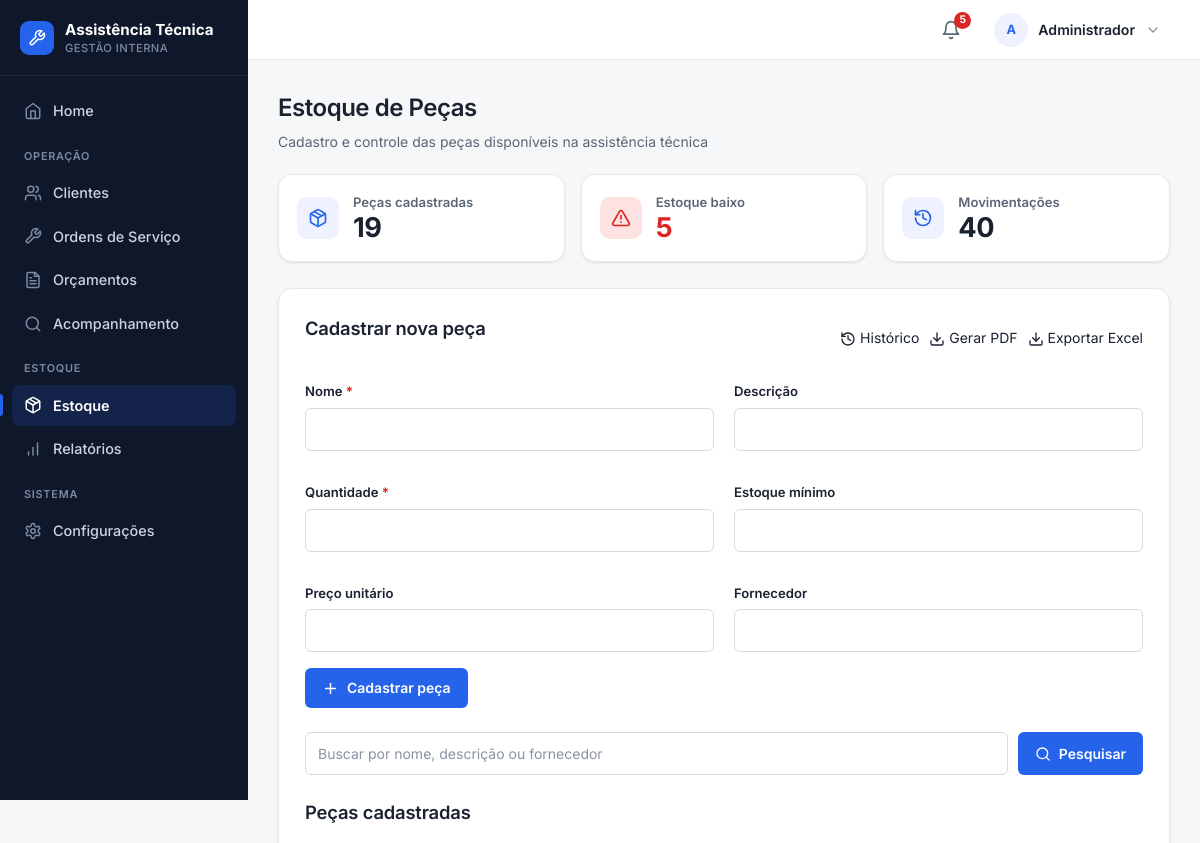
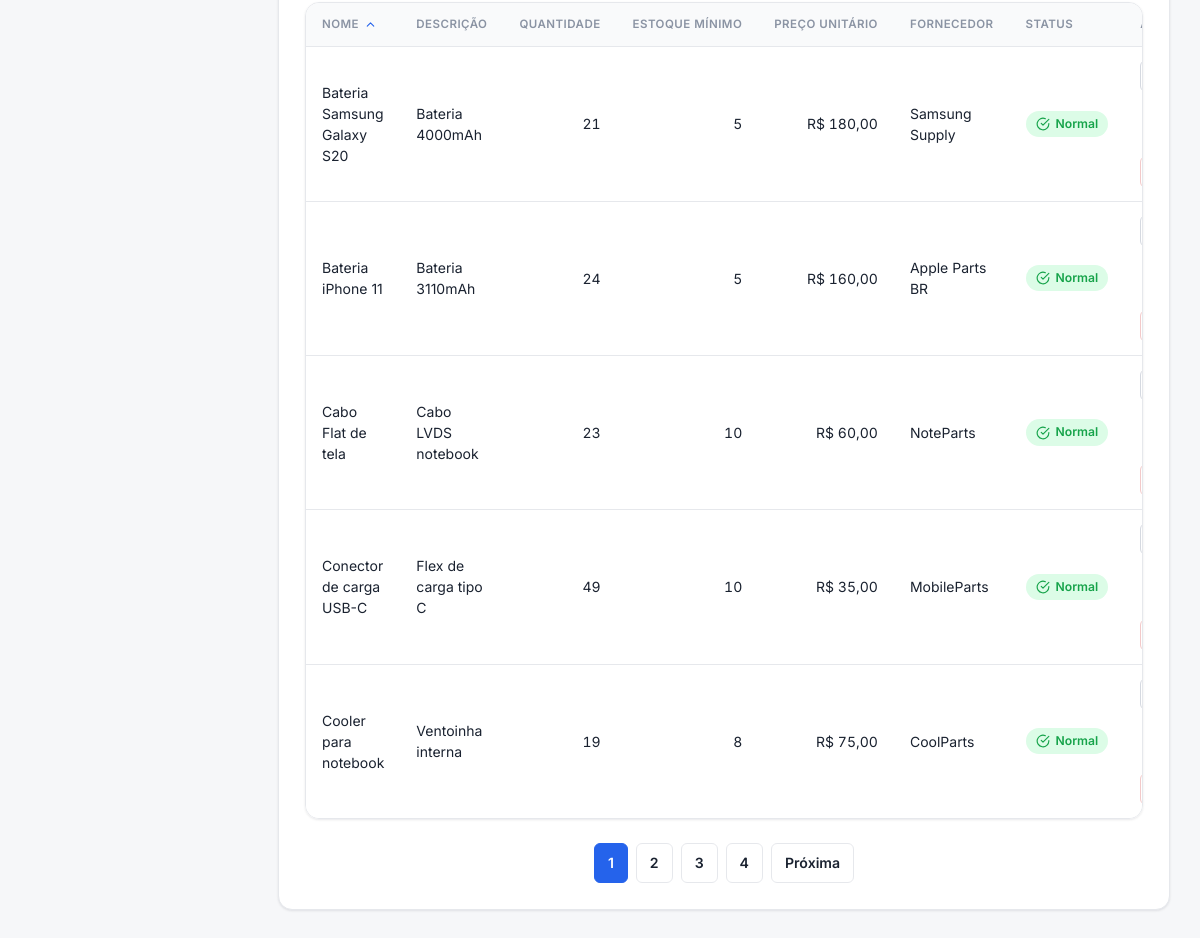
/estoque (signed in), run on the app's committed database (2 pictures, top to bottom).
### tables this page shows
CREATE TABLE pecas (
    id INTEGER PRIMARY KEY AUTOINCREMENT,
    nome TEXT NOT NULL,
    descricao TEXT,
    quantidade INTEGER NOT NULL DEFAULT 0,
    estoque_minimo INTEGER DEFAULT 1,
    preco_unitario REAL DEFAULT 0,
    fornecedor TEXT
, data_cadastro TEXT);

### routes/estoque.py (the view)
@estoque_bp.route('/estoque')
def listar_estoque():
    db = conectar()
    busca = request.args.get('busca', '')
    pagina = request.args.get('pagina', 1, type=int)
    por_pagina = 5
    if pagina < 1:
        pagina = 1
    colunas_ordenaveis = {
        'nome': 'nome',
        'quantidade': 'quantidade',
        'estoque_minimo': 'estoque_minimo',
        'preco_unitario': 'preco_unitario',
        'fornecedor': 'fornecedor',
    }
    ordenar = request.args.get('ordenar', 'nome')
    if ordenar not in colunas_ordenaveis:
        ordenar = 'nome'
    direcao = 'desc' if request.args.get('dir') == 'desc' else 'asc'
    coluna_sql = colunas_ordenaveis[ordenar]
    direcao_sql = 'DESC' if direcao == 'desc' else 'ASC'
    termo_busca = f'%{busca}%'
    parametros_busca = (termo_busca,) * 3
    total_filtrado = db.execute("""
        SELECT COUNT(*) AS total
        FROM pecas
        WHERE nome LIKE ?
           OR descricao LIKE ?
           OR fornecedor LIKE ?
    """, parametros_busca).fetchone()['total']
    total_paginas = max(1, (total_filtrado + por_pagina - 1) // por_pagina)
    if pagina > total_paginas:
        pagina = total_paginas
    offset = (pagina - 1) * por_pagina
    pecas = db.execute(f"""
        SELECT *
        FROM pecas
        WHERE nome LIKE ?
           OR descricao LIKE ?
           OR fornecedor LIKE ?
        ORDER BY {coluna_sql} {direcao_sql}
        LIMIT ? OFFSET ?
    """, parametros_busca + (por_pagina, offset)).fetchall()
    total_pecas = db.execute(
        "SELECT COUNT(*) AS total FROM pecas"
    ).fetchone()['total']
    estoque_baixo = db.execute(
        "SELECT COUNT(*) AS total FROM pecas WHERE quantidade <= estoque_minimo"
    ).fetchone()['total']
    total_movimentacoes = db.execute(
        "SELECT COUNT(*) AS total FROM movimentacoes_estoque"
    ).fetchone()['total']
    db.close()
    return render_template(
        'estoque.html',
        pecas=pecas,
        busca=busca,
        ordenar=ordenar,
        direcao=direcao,
        pagina=pagina,
        total_paginas=total_paginas,
        total_pecas=total_pecas,
        estoque_baixo=estoque_baixo,
        total_movimentacoes=total_movimentacoes
    )

### app.py (called while the page is built)
@app.template_filter("moeda")
def formatar_moeda(valor):
    try:
        numero = float(valor or 0)
    except (TypeError, ValueError):
        numero = 0.0
    formatado = f"{numero:,.2f}".replace(",", "X").replace(".", ",").replace("X", ".")
    return f"R$ {formatado}"

@app.context_processor
def injetar_alertas_estoque():
    if "funcionario_id" not in session:
        return {"alerta_estoque_baixo": 0}
    conexao = conectar()
    total = conexao.execute(
        "SELECT COUNT(*) FROM pecas WHERE quantidade <= estoque_minimo"
    ).fetchone()[0]
    conexao.close()
    return {"alerta_estoque_baixo": total}

def tem_permissao(perfil, *perfis):
    return perfil in perfis

@app.context_processor
def injetar_permissoes():
    perfil = session.get("funcionario_perfil")
    return {
        "perfil_atual": perfil,
        "pode": lambda *perfis: tem_permissao(perfil, *perfis),
    }

@app.before_request
def proteger_rotas():
    rotas_livres = (
        "/login",
        "/acompanhamento",
        "/static",
    )
    if request.path.startswith(rotas_livres):
        return None
    if request.path == "/funcionarios/cadastrar" and _sem_funcionarios():
        return None
    if "funcionario_id" not in session:
        return redirect("/login")
    perfil_atual = session.get("funcionario_perfil")
    if perfil_atual not in TODOS:
        session.clear()
        flash("Perfil de acesso invalido. Faca login com uma conta da equipe.", "erro")
        return redirect("/login")
    permitido = PERMISSOES.get(request.endpoint)
    if permitido is not None and perfil_atual not in permitido:
        flash("Você não tem permissão para acessar esta área.", "erro")
        return redirect("/")
    return None

### database.py (called while the page is built)
def _coluna_existe(conexao, tabela, coluna):
    colunas = conexao.execute(f"PRAGMA table_info({tabela})").fetchall()
    return any(item["name"] == coluna for item in colunas)

def conectar():
    conexao = sqlite3.connect("database/sistema.db")
    conexao.row_factory = sqlite3.Row
    conexao.execute("PRAGMA foreign_keys = ON")
    _garantir_schema(conexao)
    return conexao

### templates/estoque.html (shortened to what this page needs)
{% extends "base.html" %}
{% import 'partials/_icons.html' as icons %}
{% block css %}
    <link rel="stylesheet" href="{{ url_for('static', filename='css/estoque.css') }}">
{% endblock %}
{% block conteudo %}
<div class="page-head">
    <h1>Estoque de Peças</h1>
    <p>Cadastro e controle das peças disponíveis na assistência técnica</p>
</div>
<div class="dashboard-cards">
    <div class="card-indicador">
        <span class="ind-icone">{{ icons.icon('package', 20) }}</span>
        <span class="ind-texto">
            <span class="ind-rotulo">Peças cadastradas</span>
            <span class="ind-valor">{{ total_pecas | default(0) }}</span>
        </span>
    </div>
    <div class="card-indicador alerta">
        <span class="ind-icone">{{ icons.icon('alert-triangle', 20) }}</span>
        <span class="ind-texto">
            <span class="ind-rotulo">Estoque baixo</span>
            <span class="ind-valor">{{ estoque_baixo | default(0) }}</span>
        </span>
    </div>
    <div class="card-indicador">
        <span class="ind-icone">{{ icons.icon('history', 20) }}</span>
        <span class="ind-texto">
            <span class="ind-rotulo">Movimentações</span>
            <span class="ind-valor">{{ total_movimentacoes | default(0) }}</span>
        </span>
    </div>
</div>
<div class="container">
    <div class="topo">
        <h2>{% if pode('admin') %}Cadastrar nova peça{% else %}Estoque de peças{% endif %}</h2>
        <div class="acoes-topo">
            <a href="/estoque/historico" class="btn--secondary">{{ icons.icon('history', 16) }} Histórico</a>
            {% if pode('admin') %}
            <a href="/estoque/relatorio/pdf?busca={{ busca|urlencode }}" class="btn--secondary">{{ icons.icon('download', 16) }} Gerar PDF</a>
            <a href="/estoque/relatorio/excel?busca={{ busca|urlencode }}" class="btn--secondary">{{ icons.icon('download', 16) }} Exportar Excel</a>
            {% endif %}
        </div>
    </div>
    {% if pode('admin') %}
    <form action="/estoque/cadastrar" method="POST">
        <div class="form-grid">
            <div class="campo">
                <label for="nome">Nome <span class="obrigatorio" title="Campo obrigatório">*</span></label>
                <input type="text" id="nome" name="nome" required>
            </div>
            <div class="campo">
                <label for="descricao">Descrição</label>
                <input type="text" id="descricao" name="descricao">
            </div>
            <div class="campo">
                <label for="quantidade">Quantidade <span class="obrigatorio" title="Campo obrigatório">*</span></label>
                <input type="number" id="quantidade" name="quantidade" min="0" required>
            </div>
            <div class="campo">
                <label for="estoque_minimo">Estoque mínimo</label>
                <input type="number" id="estoque_minimo" name="estoque_minimo" min="0">
            </div>
            <div class="campo">
                <label for="preco_unitario">Preço unitário</label>
                <input type="number" id="preco_unitario" step="0.01" min="0" name="preco_unitario">
            </div>
            <div class="campo">
                <label for="fornecedor">Fornecedor</label>
                <input type="text" id="fornecedor" name="fornecedor">
            </div>
        </div>
        <div class="form-botao">
            <button type="submit" class="btn">{{ icons.icon('plus', 17) }} Cadastrar peça</button>
        </div>
    </form>
    {% endif %}
    <div class="busca-container">
        <form action="/estoque" method="GET" class="form-busca">
            <input
                type="text"
                name="busca"
                placeholder="Buscar por nome, descrição ou fornecedor"
                value="{{ busca | default('') }}"
            >
            <button type="submit" class="btn">{{ icons.icon('search', 16) }} Pesquisar</button>
        </form>
    </div>
    <h2>Peças cadastradas</h2>
    {% macro th_ord(rotulo, col, classe='') %}
    <th class="{{ classe }}">
        <a class="th-sort" href="?busca={{ busca|urlencode }}&ordenar={{ col }}&dir={{ 'desc' if (ordenar == col and direcao == 'asc') else 'asc' }}">
            <span>{{ rotulo }}</span>
            {% if ordenar == col %}
            <span class="th-seta" style="{% if direcao == 'asc' %}transform: rotate(180deg);{% endif %}">{{ icons.icon('chevron-down', 13) }}</span>
            {% endif %}
        </a>
    </th>
    {% endmacro %}
    <div class="tabela-wrapper">
    <table>
        <thead>
            <tr>
                {{ th_ord('Nome', 'nome') }}
                <th>Descrição</th>
                {{ th_ord('Quantidade', 'quantidade', 'num') }}
                {{ th_ord('Estoque mínimo', 'estoque_minimo', 'num') }}
                {{ th_ord('Preço unitário', 'preco_unitario', 'num') }}
                {{ th_ord('Fornecedor', 'fornecedor') }}
                <th>Status</th>
                <th>Ações</th>
            </tr>
        </thead>
        <tbody>
            {% for peca in pecas | default([]) %}
            <tr class="{% if peca['quantidade'] <= peca['estoque_minimo'] %}estoque-baixo{% endif %}">
                <td>{{ peca['nome'] }}</td>
                <td>{{ peca['descricao'] }}</td>
                <td class="num">{{ peca['quantidade'] }}</td>
                <td class="num">{{ peca['estoque_minimo'] }}</td>
                <td class="num">{{ peca['preco_unitario'] | moeda }}</td>
                <td>{{ peca['fornecedor'] }}</td>
                <td>
                    {% if peca['quantidade'] <= peca['estoque_minimo'] %}
                        <span class="status-baixo">{{ icons.icon('alert-triangle', 14) }} Baixo estoque</span>
                    {% else %}
                        <span class="status-normal">{{ icons.icon('check-circle', 14) }} Normal</span>
                    {% endif %}
                </td>
                <td>
                    <div class="acoes-celula">
                        {% if pode('admin') %}
                        <a href="/estoque/editar/{{ peca['id'] }}" class="editar btn--sm">{{ icons.icon('pencil', 15) }} Editar</a>
                        <a href="/estoque/movimentar/{{ peca['id'] }}" class="btn--secondary btn--sm">{{ icons.icon('arrow-right', 15) }} Movimentar</a>
                        <form action="/estoque/excluir/{{ peca['id'] }}" method="POST" class="acoes-form">
                            <button type="submit" class="btn-danger btn--sm"
                                    onclick="return confirm('Deseja realmente excluir a peça {{ peca['nome'] }}?')">
                            </button>
                        </form>
                        {% else %}
                        <span class="ajuda">Apenas consulta</span>
                        {% endif %}
                    </div>
                </td>
            </tr>
            {% endfor %}
        </tbody>
    </table>
    </div>
    {% if (total_paginas | default(1)) > 1 %}
    {% set ordem_qs = '&ordenar=' ~ ordenar ~ '&dir=' ~ direcao %}
    <nav class="paginacao" aria-label="Paginação de peças">
        {% for numero in range(1, total_paginas + 1) %}
            <a href="?busca={{ busca|urlencode }}{{ ordem_qs }}&pagina={{ numero }}" {% if numero == pagina %}class="ativa" aria-current="page"{% endif %}>
                {{ numero }}
            </a>
        {% endfor %}
        {% if pagina < total_paginas %}
            <a href="?busca={{ busca|urlencode }}{{ ordem_qs }}&pagina={{ pagina + 1 }}">Próxima</a>
        {% endif %}
    </nav>
    {% endif %}
</div>
{% endblock %}

### static/css/layout.css (style rules this page uses)
.page-head { margin: 0 0 22px; }
.page-head h1 { margin: 0; color: var(--ink); font-size: clamp(1.25rem, 2vw, 1.6rem); font-weight: 600; letter-spacing: -0.02em; }
.page-head p { margin: 5px 0 0; color: var(--muted); }

### static/css/estoque.css (style rules this page uses)
.busca-container { margin: 20px 0; }
.form-busca { display: flex; gap: 10px; }
.form-busca input { flex: 1; }
.dashboard-cards { display: grid; grid-template-columns: repeat(auto-fit, minmax(190px, 1fr)); gap: 16px; margin-bottom: 26px; }
.card-indicador { display: flex; align-items: center; gap: 14px; background: var(--surface); border: 1px solid var(--border); border-radius: var(--r-lg); padding: 18px; box-shadow: var(--shadow-sm); }
.card-indicador .ind-icone { display: inline-flex; align-items: center; justify-content: center; width: 42px; height: 42px; flex-shrink: 0; border-radius: 10px; color: var(--primary); background: var(--primary-soft); }
.card-indicador.alerta .ind-icone { color: var(--danger); background: var(--danger-soft); }
.card-indicador .ind-texto { display: flex; flex-direction: column; }
.card-indicador .ind-rotulo { color: var(--muted); font-size: 0.82rem; font-weight: 600; }
.card-indicador .ind-valor { font-size: 1.7rem; font-weight: 700; color: var(--ink); line-height: 1.1; letter-spacing: -0.02em; }
.card-indicador.alerta .ind-valor { color: var(--danger); }
.th-sort { display: inline-flex; align-items: center; gap: 5px; color: inherit; text-decoration: none; font: inherit; }
.th-seta { display: inline-flex; color: var(--primary); }
th.num .th-sort { justify-content: flex-end; }
.paginacao { display: flex; flex-wrap: wrap; justify-content: center; gap: 8px; min-height: 40px; margin-top: 24px; }
.paginacao a { padding: 8px 13px; border: 1px solid var(--border); border-radius: var(--r-sm); color: var(--ink); background: var(--surface); text-decoration: none; font-weight: 600; font-size: 0.88rem; }
.paginacao a.ativa { color: #fff; background: var(--primary); border-color: var(--primary); }

### data on the page
pecas: nome "Bateria Samsung Galaxy S20", descricao "Bateria 4000mAh", quantidade "21", estoque_minimo "5", preco_unitario|moeda "R$ 180,00", fornecedor "Samsung Supply", {{ tamanho }} 14 (drawn)
pecas: nome "Bateria iPhone 11", descricao "Bateria 3110mAh", quantidade "24", estoque_minimo "5", preco_unitario|moeda "R$ 160,00", fornecedor "Apple Parts BR", {{ tamanho }} 14 (drawn)
pecas: nome "Cabo Flat de tela", descricao "Cabo LVDS notebook", quantidade "23", estoque_minimo "10", preco_unitario|moeda "R$ 60,00", fornecedor "NoteParts", {{ tamanho }} 14 (drawn)
pecas: nome "Conector de carga USB-C", descricao "Flex de carga tipo C", quantidade "49", estoque_minimo "10", preco_unitario|moeda "R$ 35,00", fornecedor "MobileParts", {{ tamanho }} 14 (drawn)
pecas: nome "Cooler para notebook", descricao "Ventoinha interna", quantidade "19", estoque_minimo "8", preco_unitario|moeda "R$ 75,00", fornecedor "CoolParts", {{ tamanho }} 14 (drawn)

### other printed values
{{ alerta_estoque_baixo }} "5"
{{ iniciais }} "A"
{{ nome_usuario }} "Administrador"
{{ total_pecas | default(0) }} "19"
{{ estoque_baixo | default(0) }} "5"
{{ total_movimentacoes | default(0) }} "40"
{{ rotulo }} "NOME QUANTIDADE ESTOQUE MÍNIMO PREÇO UNITÁRIO FORNECEDOR"
{{ numero }} "1" "2" "3" "4"
